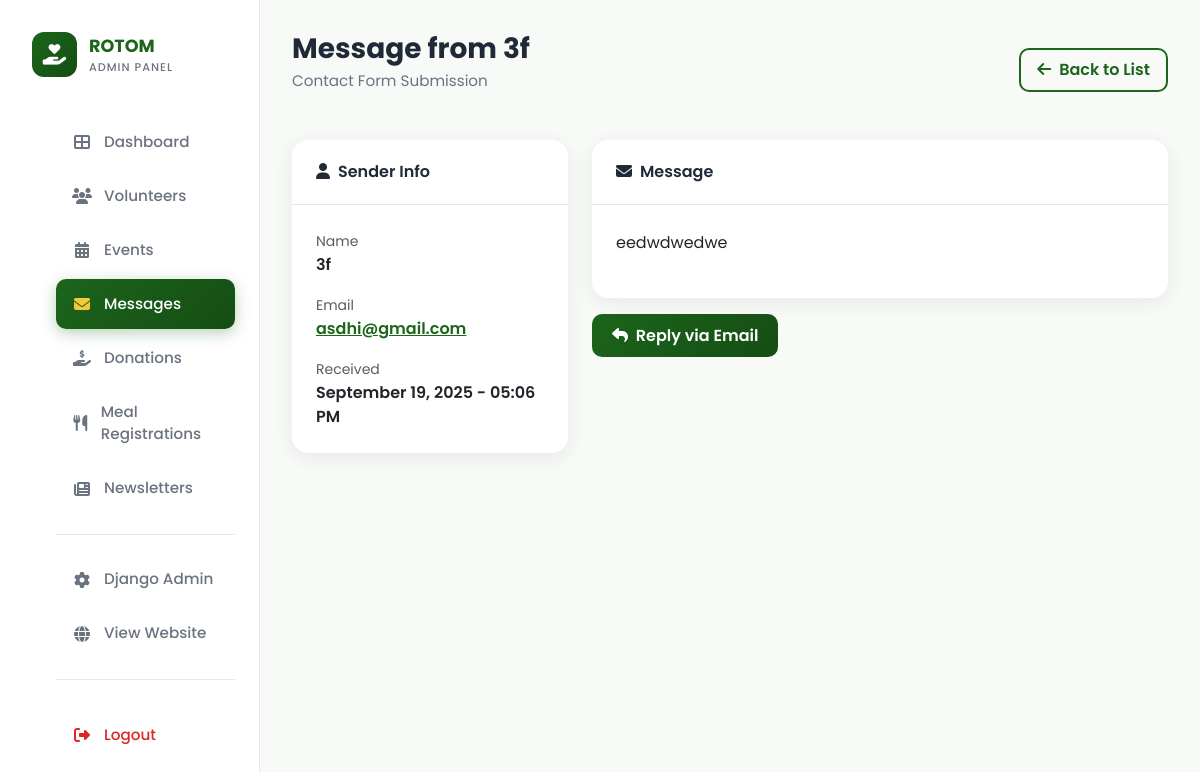
The app's page /dashboard/contact/13/ (signed in) with its own data.
### rotom/models.py (models this page shows, shortened)
class Contact(models.Model):
    name = models.CharField(max_length=100)
    location = models.CharField(max_length=200)
    email = models.EmailField(db_index=True)
    phone_number = models.CharField(max_length=15, blank=True, null=True)
    message = models.TextField()
    created_at = models.DateTimeField(auto_now_add=True, db_index=True)
    class Meta:
        ordering = ['-created_at']

### dashboard/views.py (the view)
# urls.py: path('contact/<int:pk>/', views.contact_detail, name='contact_detail'),
@staff_member_required(login_url='dashboard:login')
def contact_detail(request, pk):
    contact = get_object_or_404(Contact, pk=pk)
    return render(request, 'dashboard/contact_detail.html', {'contact': contact})

### dashboard/templates/dashboard/contact_detail.html (shortened to what this page needs)
{% extends 'dashboard/base_admin.html' %}
{% block content %}
<div class="page-header d-flex justify-content-between align-items-center">
    <div>
        <h1 class="page-title">Message from {{ contact.name }}</h1>
        <p class="page-subtitle">Contact Form Submission</p>
    </div>
    <a href="{% url 'dashboard:manage_contacts' %}" class="btn btn-outline-primary">
        <i class="fas fa-arrow-left me-1"></i> Back to List
    </a>
</div>
<div class="row g-4">
    <div class="col-lg-4">
        <div class="card">
            <div class="card-header">
                <i class="fas fa-user me-2"></i>Sender Info
            </div>
            <div class="card-body">
                <div class="mb-3">
                    <label class="text-muted small">Name</label>
                    <p class="mb-0 fw-semibold">{{ contact.name }}</p>
                </div>
                <div class="mb-3">
                    <label class="text-muted small">Email</label>
                    <p class="mb-0 fw-semibold">
                        <a href="mailto:{{ contact.email }}" style="color: var(--primary);">{{ contact.email }}</a>
                    </p>
                </div>
                <div>
                    <label class="text-muted small">Received</label>
                    <p class="mb-0 fw-semibold">{{ contact.created_at|date:"F d, Y - h:i A" }}</p>
                </div>
            </div>
        </div>
    </div>
    <div class="col-lg-8">
        <div class="card">
            <div class="card-header">
                <i class="fas fa-envelope me-2"></i>Message
            </div>
            <div class="card-body">
                <p style="white-space: pre-wrap; line-height: 1.8;">{{ contact.message }}</p>
            </div>
        </div>
        <div class="mt-3">
            <a href="mailto:{{ contact.email }}?subject=Re: Your message to ROTOM Ethiopia" class="btn btn-primary">
                <i class="fas fa-reply me-1"></i> Reply via Email
            </a>
        </div>
    </div>
</div>
{% endblock %}

### records on screen
Contact: name "3f", email "asdhi@gmail.com", created_at "September 19, 2025 - 05:06 PM", message "eedwdwedwe"
